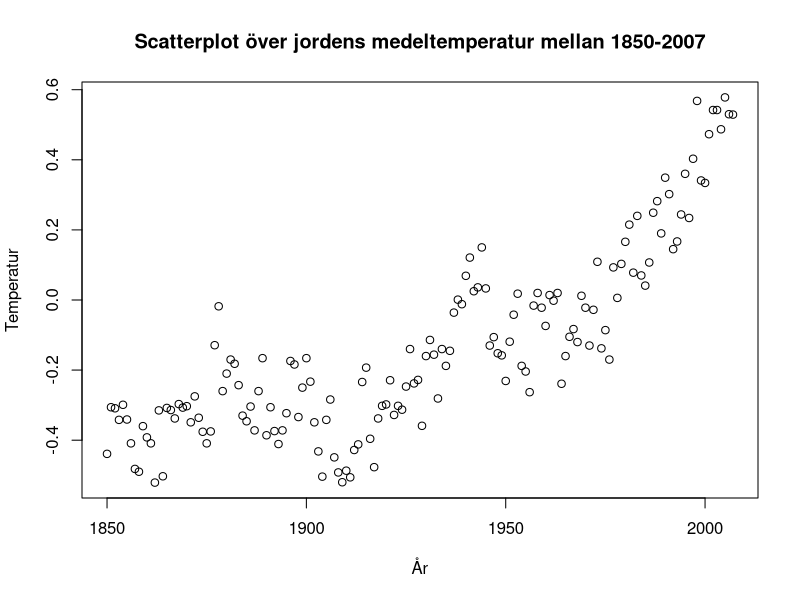
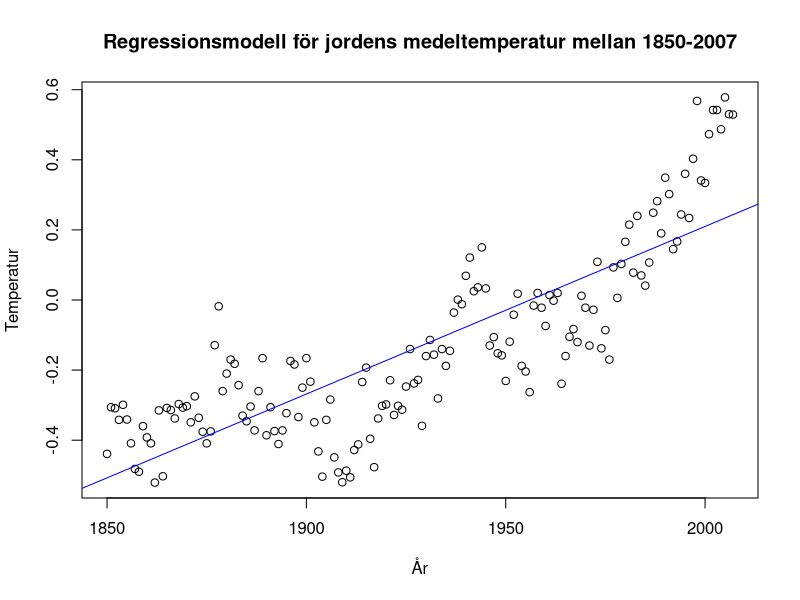
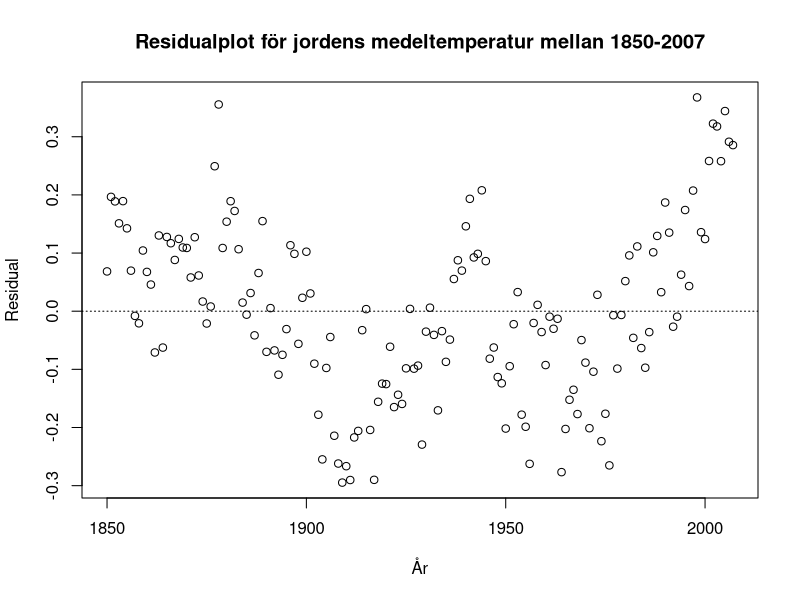
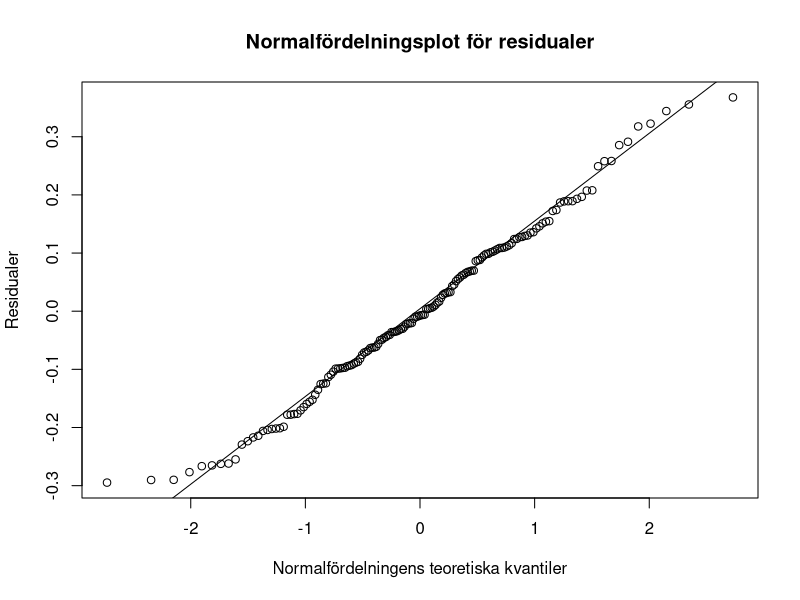
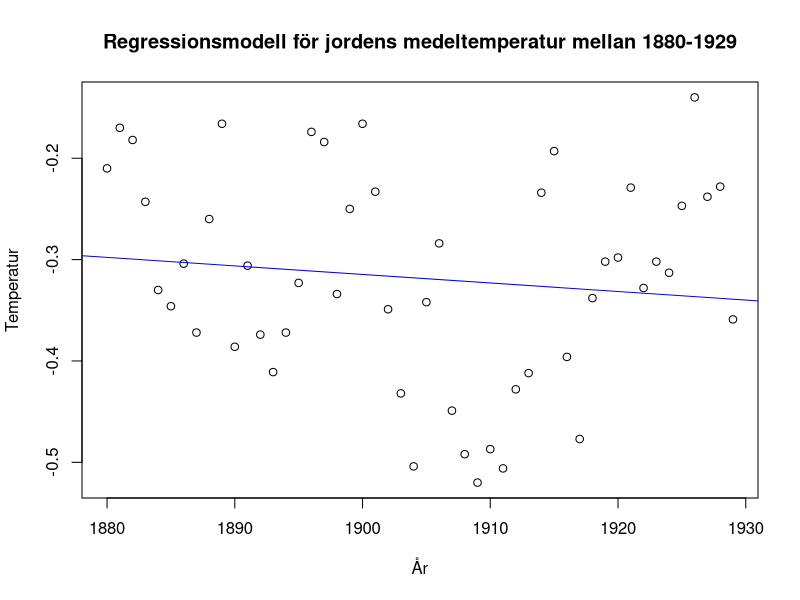
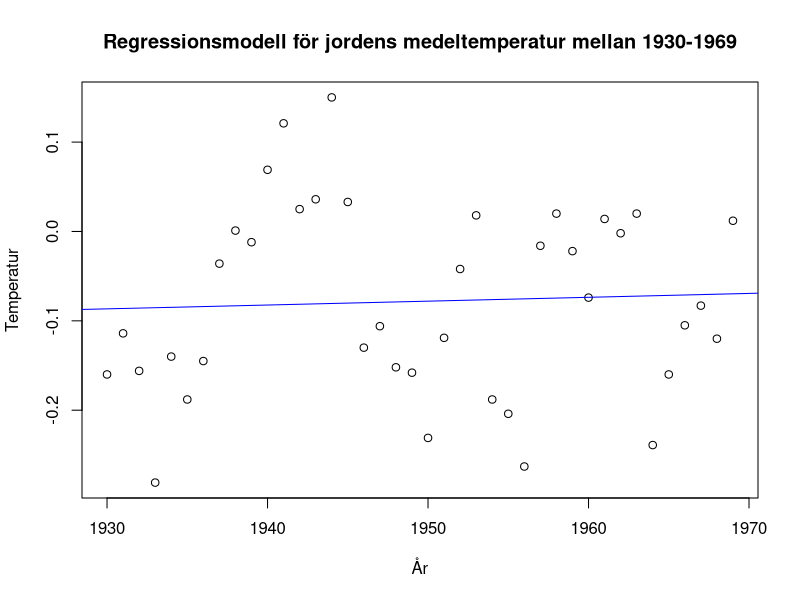
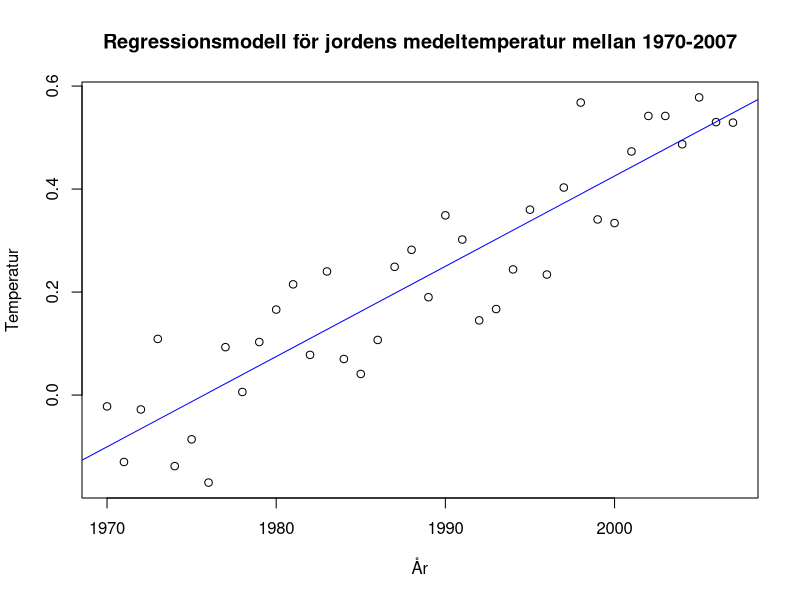
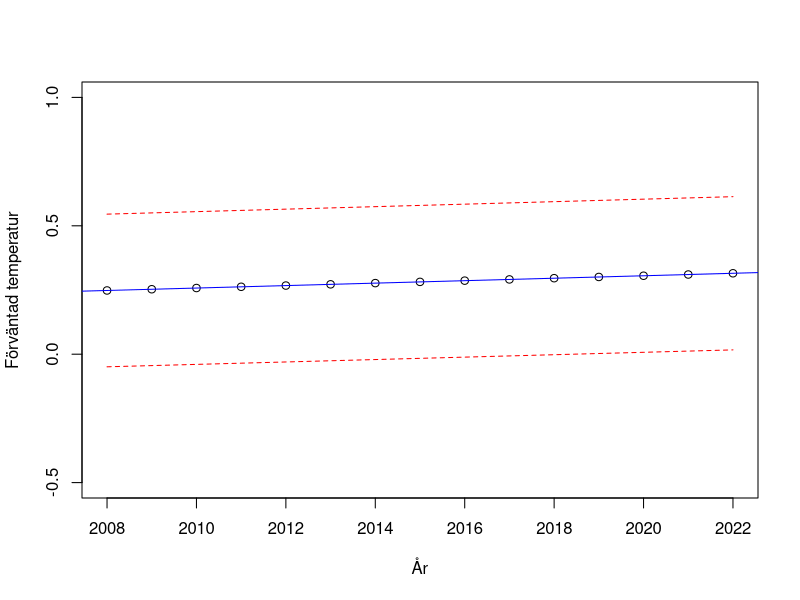

These figures' R source, in order:
## ---- chunk 1
df <- read.csv("temperatur.csv", header = TRUE)
plot(df$år, df$temperatur, xlab = "År", ylab = "Temperatur",main = 'Scatterplot över jordens medeltemperatur mellan 1850-2007')
## ---- chunk 2
df <- read.csv("temperatur.csv", header = TRUE)
modell <- lm(temperatur ~ år, data = df)
summary(modell)
plot(df$år, df$temperatur, xlab = "År", ylab = "Temperatur",main = 'Regressionsmodell för jordens medeltemperatur mellan 1850-2007')
abline(modell, col = "blue")
## ---- chunk 3
residual <- modell$residuals
plot(df$år, residual, xlab ="År", ylab="Residual", main = 'Residualplot för jordens medeltemperatur mellan 1850-2007')
abline(a = 0, b = 0, lty = "dotted")
qqnorm(residual,main = 'Normalfördelningsplot för residualer',xlab = 'Normalfördelningens teoretiska kvantiler', ylab = 'Residualer')
qqline(residual)
## ---- chunk 4
df1 <- subset(df, år >= 1880 & år <=1929)
#plot(df1$år, df1$temperatur, xlab = "År", ylab = "Temperatur")
modell1 <- lm(temperatur ~ år, data = df1)
summary(modell1)
plot(df1$år, df1$temperatur, xlab = "År", ylab = "Temperatur",main = 'Regressionsmodell för jordens medeltemperatur mellan 1880-1929')
abline(modell1, col = "blue")
## ---- chunk 5
df2 <- subset(df, år >= 1930 & år <=1969)
modell2 <- lm(temperatur ~  år, data = df2)
summary(modell2)
plot(df2$år, df2$temperatur, xlab = "År", ylab = "Temperatur",main = 'Regressionsmodell för jordens medeltemperatur mellan 1930-1969')
abline(modell2, col = "blue")
## ---- chunk 6
df3 <- subset(df, år >= 1970 & år <=2007)
modell3 <- lm(temperatur ~ år, data = df3)
summary(modell3)
plot(df3$år, df3$temperatur, xlab = "År", ylab = "Temperatur",main = 'Regressionsmodell för jordens medeltemperatur mellan 1970-2007')
abline(modell3, col = "blue")
## ---- chunk 7
p_value <- summary(modell3)$coefficients[2, 4]
print(p_value)
if (p_value < 0.05) {
  print("Nollhypotesen förkastas. Det finns en positiv trend.")
} else {
  print("Nollhypotesen kan inte förkastas. Ingen signifikant trend observeras.")
}
## ---- chunk 8
df_test <- read.csv("temperatur_test.csv", header = TRUE)
pred <- predict(modell, newdata = df_test, interval = "predict")
y_pred <- pred[,1]
interval_lower <- pred[,2]
interval_upper <- pred[,3]
plot(df_test$år,y_pred,xlab = 'År',ylab = 'Förväntad temperatur',ylim = c(-0.5,1))
lines(df_test$år,interval_lower, col = 'red',lty = 'dashed')
lines(df_test$år,interval_upper,col = 'red', lty = 'dashed')
abline(modell, col = 'blue')
## ---- chunk 9
pred_all <- predict(modell, newdata= df_test, interval = 'predict')
pred_3 <- predict(modell3, newdata= df_test, interval = 'predict')
## ---- chunk 10
mse <- function(y_actual, y_pred){
diff <- y_actual - y_pred
sqr_diff <- diff^2
mse <- mean(sqr_diff)
return(mse)
}
## ---- chunk 11
y_actual<- df_test$temperatur
## ---- chunk 12
mse_all <- mse(y_actual, pred_all)  # predict with all period
rmse_all <- sqrt(mse_all)
print(paste("Root Mean Squared Error:", round (rmse_all,3)))
## ---- chunk 13
mse_3 <- mse(y_actual, pred_3)  # predict with 1970-2007
rmse_3 <- sqrt(mse_3)
print(paste("Root Mean Squared Error:", round (rmse_3,3)))
## ---- chunk 14
pred_all_19702007 <- predict(modell, newdata = df3, interval = "predict")
pred_3_19702007 <- predict(modell3, newdata = df3, interval = "predict")
## ---- chunk 15
y_actual_3 <- df3$temperatur
mse_all_19702007 <- mse(y_actual_3, pred_all_19702007)  # predict with all period
rmse_all_19702007 <- sqrt(mse_all_19702007)
print(paste("Root Mean Squared Error:", round (rmse_all_19702007,3)))
## ---- chunk 16
mse_3_19702007 <- mse(y_actual_3, pred_3_19702007)
rmse_3_19702007 <- sqrt(mse_3_19702007)
print(paste("Root Mean Squared Error:", round (rmse_3_19702007,3)))
## ---- chunk 17
rmse_table <- data.frame(
  Model = c("1850–2007 (Test)", "1970–2007 (Test)", 
            "1850–2007 (Train)", "1970–2007 (Train)"),
  RMSE = round(c(rmse_all, rmse_3, 
           rmse_all_19702007, rmse_3_19702007),4))
knitr::kable(rmse_table, caption = "Summary of RMSE Values for Models")
## ---- chunk 18
y_pred_3 <- pred_3[, 1]
interval_lower <- pred_3[, 2]
interval_upper <- pred_3[, 3]
## ---- chunk 19
plot(df_test$år, y_pred_3, xlab = "År", ylab = "Förväntad temperatur", ylim = c(0,10))
points(df_test$år, df_test$temperatur, pch = 16, col = "black")
lines(df_test$år,interval_lower, col = "red", lty = "dashed")
lines(df_test$år, interval_upper, col = "red", lty = "dashed")
abline(modell3, col = "blue")
